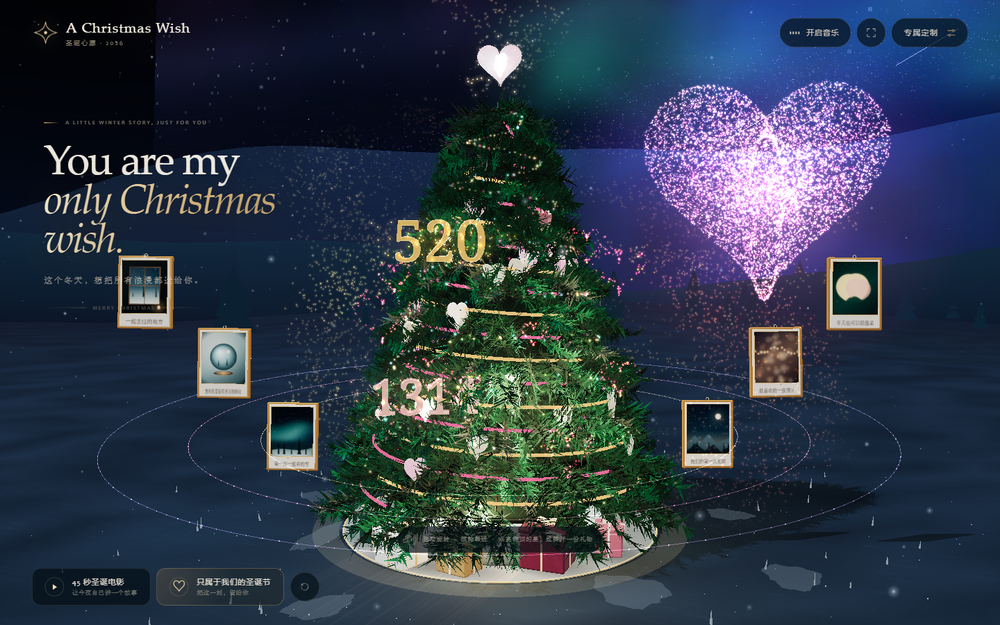
#> input picture docs/F3/wp4/01-overall-ground.png, 1000 x 625 px, shrunk from 1440 x 900 before the run, found by its file name
$ python wp5-compare.py
#> lines starting #> are read from the running program, lines starting #| are printed output that depends on the picture
from PIL import Image, ImageDraw, ImageFont
from pathlib import Path
root=Path('.')
a=Image.open(root/'docs/F3/wp4/01-overall-ground.png').convert('RGB')
#> a is the input picture: PIL image 1000x625 RGB; mean R, G, B 46.2, 57.2, 73.6
b=Image.open(root/'docs/F3/wp5/03-home-framed.png').convert('RGB')
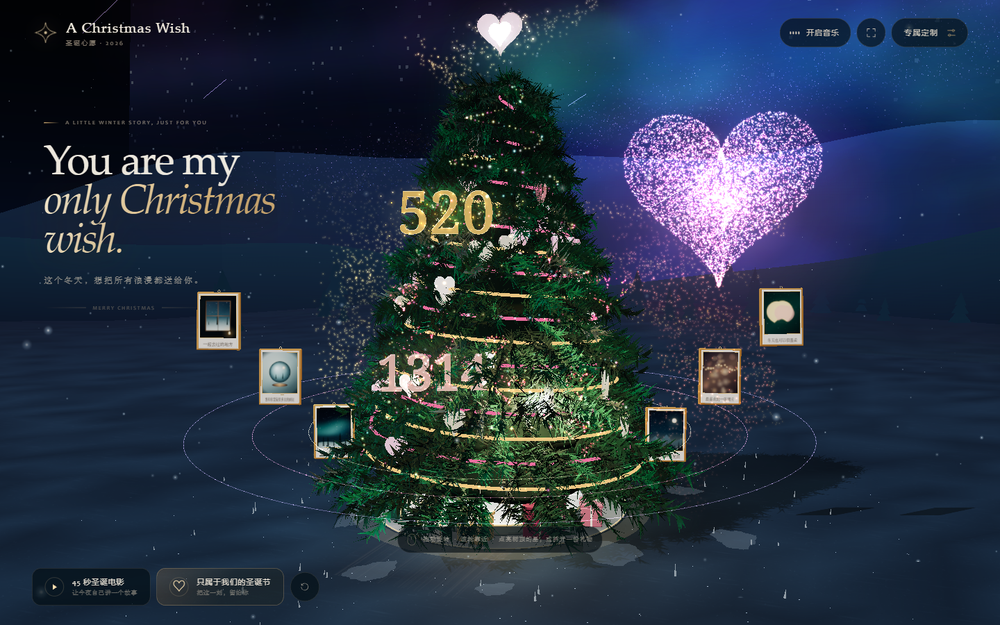
#> input picture docs/F3/wp5/03-home-framed.png, 1000 x 625 px, shrunk from 1440 x 900 before the run, found by its file name
#> b is the input picture: PIL image 1000x625 RGB; mean R, G, B 38.5, 51.2, 69.1
w,h=a.size; head=50
#> after `w, h = a.size`: w = 1000; h = 625
out=Image.new('RGB',(w*2,h+head),'#071018'); out.paste(a,(0,head)); out.paste(b,(w,head))
#> after `out = Image.new('RGB', (w * 2, h + head), '#071018')`:
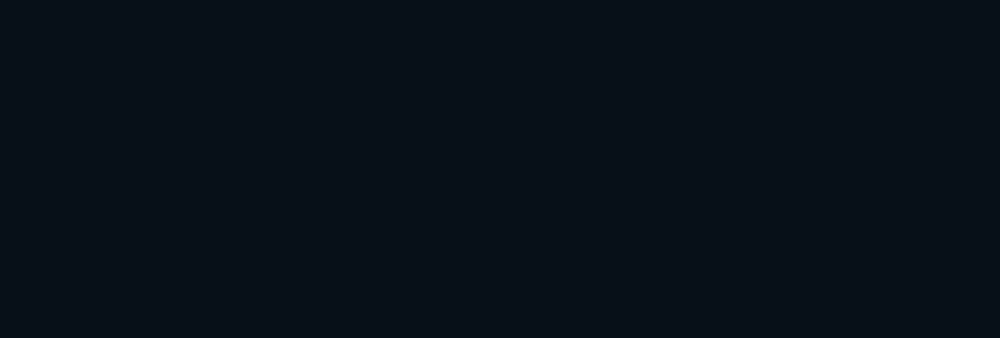
#> out: PIL image 2000x675 RGB (shown at 1/2 size); mean R, G, B 7, 16, 24
#> after `out.paste(a, (0, head))`:
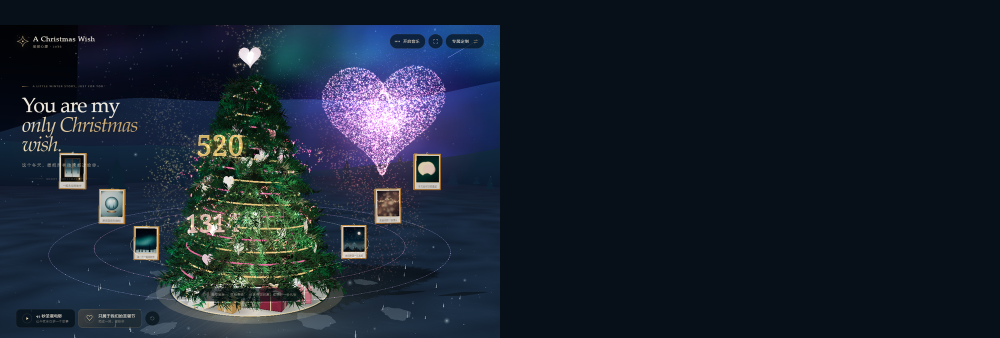
#> out: PIL image 2000x675 RGB (shown at 1/2 size); mean R, G, B 25.1, 35.1, 47
#> after `out.paste(b, (w, head))`:
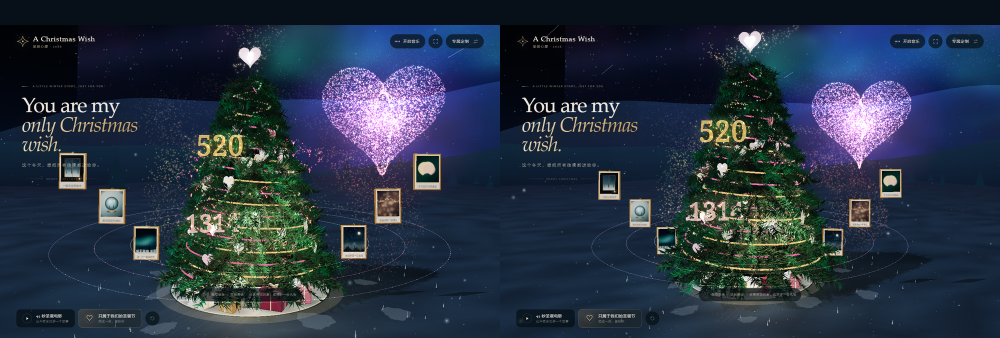
#> out: PIL image 2000x675 RGB (shown at 1/2 size); mean R, G, B 39.7, 51.4, 67.8
d=ImageDraw.Draw(out); font=ImageFont.truetype(r'C:\Windows\Fonts\segoeui.ttf',20)
d.text((16,14),'BEFORE · WP4 ground',fill='#c9d5d2',font=font); d.text((w+16,14),'AFTER · WP5 tree 1.24x composition',fill='#ffd58a',font=font); d.line([(w,0),(w,h+head)],fill='#5b4630',width=2)
out.save(root/'docs/F3/wp5/compare-wp4-wp5.png',optimize=True); print('ok')
#> after `out.save(root / 'docs/F3/wp5/compare-wp4-wp5.png', optimize=True)`:
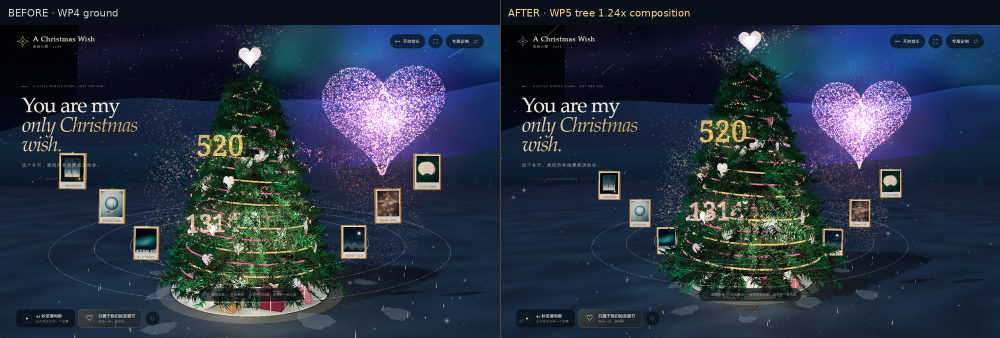
#> saved as compare-wp4-wp5.png: PIL image 2000x675 RGB (shown at 1/2 size); mean R, G, B 40.2, 51.8, 68.1
#| ok
